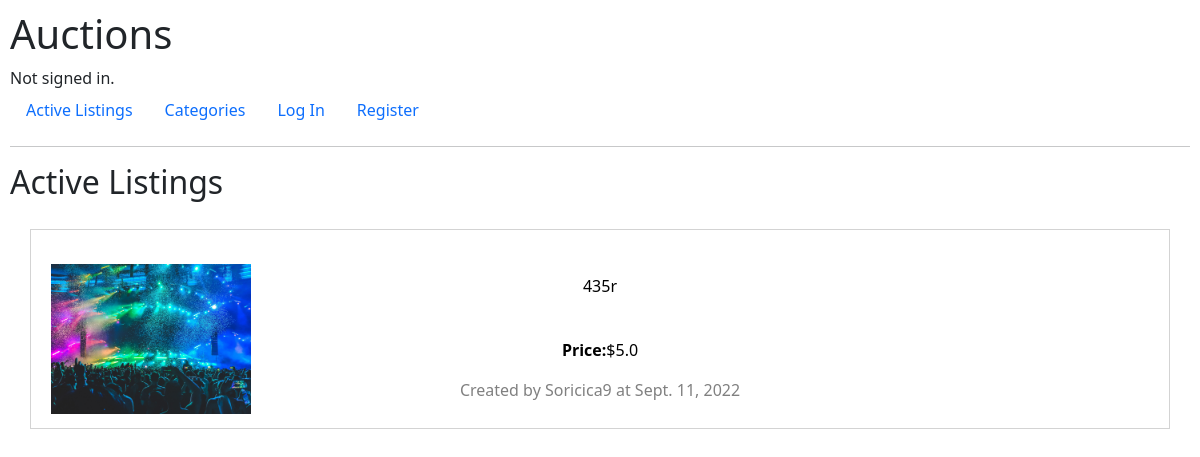
The page / on the database its author committed.
### auctions/models.py (models this page shows)
class Listing(models.Model):
    title = models.CharField(max_length=100)
    date = models.DateField(auto_now=True)
    creator = models.ForeignKey(User, on_delete=models.CASCADE, related_name="all_creators")
    image = models.ImageField(upload_to = 'static/auctions', default = "static/auctions/notworking.png")
    description = models.CharField(max_length=1000)
    StartingBid = models.FloatField()
    bid = models.FloatField(blank=True, null=True)
    bidNumber=models.IntegerField( default = 0 )
    watching = models.ManyToManyField(User, related_name="watchers")
    winner = models.ForeignKey(User, on_delete = models.CASCADE, null=True)
    closed = models.BooleanField(default = False)
    class categories(models.TextChoices):
        ANTIQUES = "Antiques"
        ELECTRONICS = "Electronics"
        MACHINERY = "Machinery"
        FASHION = "Fashion"
        HOME = "Home"
        SPORTS = "Sports"
        RETAIL = "Retail"
        TOYS = "Toys"
        TOOLS = "Tools"
        VEHICLES = "Vehicles"
        RECREATION = "Recreation"
    category = models.CharField(
        max_length = 11,
        choices = categories.choices
    )
    def __str__(self):
        return self.title

class User(AbstractUser):
    pass

### auctions/views.py (the view)
# urls.py: path("", views.index, name="index"),
def index(request):
    listings = Listing.objects.all()
    return render(request, "auctions/index.html", {
        "listings" : listings
    })

### auctions/templates/auctions/index.html
{% extends "auctions/layout.html" %}
{% block body %}
    <h2>Active Listings</h2>
    <div style="padding:20px 20px;">
    {% for listing in listings %}
        {% if listing.closed == False %}
            <a href="{% url 'listing' listing=listing %}" style="display:block; text-decoration:none; border-style:ridge; border-color: #D3D3D3; border-width:1px; padding:20px 20px; height:200px; margin-bottom:30px;">
                <img style="height:150px; margin-bottom:-150px;" src="{{listing.image}}">
                <div style="text-align:center; ">
                    <p style="color:black">{{listing.title}}</p>
                    <br>
                    {% if listing.bid %}
                        <p style="color:black"><b>Price:</b>${{listing.bid}}</p>
                    {% else %}
                        <p style="color:black"><b>Price:</b>${{listing.StartingBid}}</p>
                    {% endif %}
                    <p style="color:gray">Created by {{listing.creator}} at {{listing.date}}</p>
                </div>
            </a>
        {% endif %}
    {% endfor %}
    </div>
{% endblock %}

### auctions/static/auctions/styles.css (style rules this page uses)
body { padding: 10px; }

### rows shown on the page
Listing: image (picture), title "435r", StartingBid "5.0", creator "Soricica9", date "Sept. 11, 2022"
